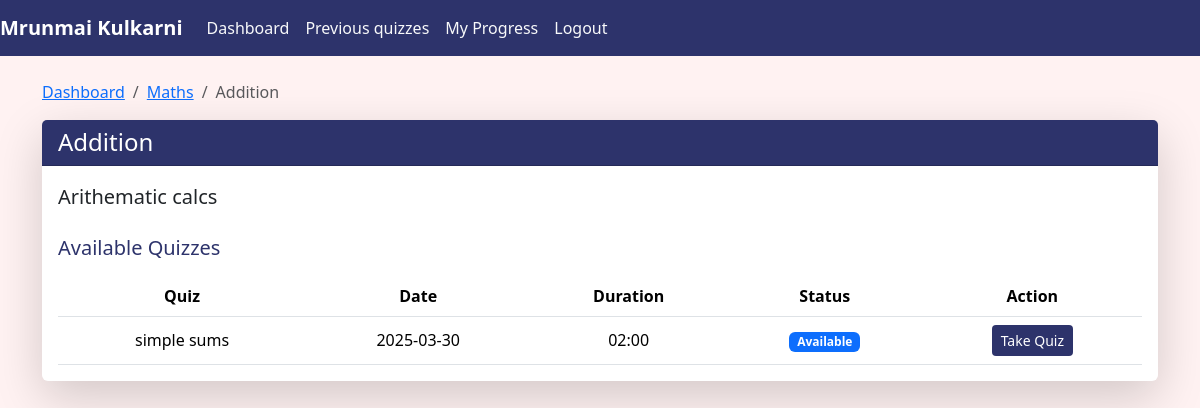
Screenshot of /user/chapter/1 (signed in) with the database file from the repository.
### app.py (models this page shows, shortened)
class UserAccount(db.Model):
    __tablename__="UserAccount"
    id=db.Column(db.Integer, primary_key=True)
    fullname=db.Column(db.String(80),nullable=False)
    email=db.Column(db.String(120),unique=True,nullable=False)
    password=db.Column(db.String(120),nullable=False)
    qualification=db.Column(db.String(120),nullable=False)
    dob=db.Column(db.String(120),nullable=False)
    is_admin=db.Column(db.Boolean,nullable=False,default=False)
    user_scores=db.relationship('UserScore',back_populates='user_account',cascade='all,delete-orphan')

class CourseTopic(db.Model):
    __tablename__="CourseTopic"
    id=db.Column(db.Integer, primary_key=True)
    name=db.Column(db.String(80),nullable=False)
    description=db.Column(db.String(120),nullable=False)
    course_sections=db.relationship("CourseSection", back_populates='course_topic',cascade="all,delete-orphan")

class CourseSection(db.Model):
    __tablename__="CourseSection"
    id=db.Column(db.Integer, primary_key=True)
    name=db.Column(db.String(80),nullable=False)
    description=db.Column(db.String(120),nullable=False)
    topic_id=db.Column(db.Integer, db.ForeignKey("CourseTopic.id"))
    course_topic=db.relationship("CourseTopic", back_populates='course_sections')
    quizzes=db.relationship("QuizTest",back_populates='course_section',cascade='all,delete-orphan')

class QuizTest(db.Model):
    __tablename__="QuizTest"
    id=db.Column(db.Integer, primary_key=True)
    date_ofquiz=db.Column(db.Date,nullable=False)
    time_dur=db.Column(db.String(20),nullable=False)
    remarks=db.Column(db.String(120),nullable=False)
    section_id=db.Column(db.Integer, db.ForeignKey("CourseSection.id"),nullable=False)
    course_section=db.relationship("CourseSection", back_populates='quizzes')
    quiz_questions=db.relationship("QuizQuestion",back_populates='quiz_test',cascade='all,delete-orphan')
    user_scores=db.relationship('UserScore',back_populates='quiz_test',cascade='all,delete-orphan')

### app.py (the view)
@app.route("/user/chapter/<int:chapid>")
def user_chapter(chapid):
    if 'user' in session:
        today = datetime.now().date()
        section = CourseSection.query.filter_by(id=chapid).first()
        quizzes = QuizTest.query.filter_by(section_id=chapid).all()
        user = UserAccount.query.filter_by(id=session['user']).first()
        return render_template('user_chapter.html', chapter=section, quizzes=quizzes, user=user,today=today)
    return redirect('/login')

### templates/user_chapter.html (shortened to what this page needs)
{% extends "index.html" %}
{% block content %}
<nav class="navbar navbar-expand-lg navbar-dark" style="background-color: #2D336B;">
    <a class="navbar-brand fw-bold" href="/user">{{ user.fullname }}</a>
    <div class="collapse navbar-collapse" id="navbarNavAltMarkup">
        <div class="navbar-nav">
            <a class="nav-item nav-link text-light" href="/user">Dashboard</a>
            <a class="nav-item nav-link text-light" href="/user/prevquizes">Previous quizzes</a>
            <a class="nav-item nav-link text-light" href="/user/progress">My Progress</a>
            <a class="nav-item nav-link text-light" href="/logoutuser">Logout</a>
        </div>
    </div>
</nav>
<div class="container mt-4">
    <div class="row">
        <div class="col-md-12">
            <nav aria-label="breadcrumb">
                <ol class="breadcrumb">
                    <li class="breadcrumb-item"><a href="/user">Dashboard</a></li>
                    <li class="breadcrumb-item"><a href="/user/subject/{{ chapter.topic_id }}">{{ chapter.course_topic.name }}</a></li>
                    <li class="breadcrumb-item active" aria-current="page">{{ chapter.name }}</li>
                </ol>
            </nav>
            <div class="card shadow-lg mb-4 border-0">
                <div class="card-header text-white" style="background-color: #2D336B;">
                    <h4 class="mb-0">{{ chapter.name }}</h4>
                </div>
                <div class="card-body">
                    <p class="lead">{{ chapter.description }}</p>
                    <h5 class="mt-4 mb-3" style="color: #2D336B;">Available Quizzes</h5>
                    <div class="table-responsive">
                        <table class="table table-hover">
                            <thead>
                                <tr style="background-color: #A9B5DF; color: #2D336B;">
                                    <th>Quiz</th>
                                    <th>Date</th>
                                    <th>Duration</th>
                                    <th>Status</th>
                                    <th>Action</th>
                                </tr>
                            </thead>
                            <tbody>
                                {% for quiz in quizzes %}
                                <tr>
                                    <td>{{ quiz.remarks }}</td>
                                    <td>{{ quiz.date_ofquiz.strftime('%Y-%m-%d') }}</td>
                                    <td>{{ quiz.time_dur }}</td>
                                    <td>
                                        {% set attempted = false %}
                                        {% for score in user.user_scores %}
                                            {% if score.quiz_id == quiz.id %}
                                                {% set attempted = true %}
                                            {% endif %}
                                        {% endfor %}
                                        {% if attempted %}
                                            <span class="badge bg-success">Completed</span>
                                        {% else %}
                                            {% if quiz.date_ofquiz > today %}
                                                <span class="badge bg-warning text-dark">Upcoming</span>
                                            {% else %}
                                                <span class="badge bg-primary">Available</span>
                                            {% endif %}
                                        {% endif %}
                                    </td>
                                    <td>
                                        {% if attempted %}
                                            <a href="/user/prevquizes" class="btn btn-sm btn-secondary">View Results</a>
                                        {% else %}
                                            {% if quiz.date_ofquiz <= today %}
                                                <a href="/quizstart/{{ quiz.id }}" class="btn btn-sm text-white" style="background-color: #2D336B;">Take Quiz</a>
                                            {% else %}
                                                <button class="btn btn-sm btn-secondary" disabled>Not Available</button>
                                            {% endif %}
                                        {% endif %}
                                    </td>
                                </tr>
                                {% else %}
                                <tr>
                                    <td colspan="5" class="text-center">No quizzes available for this chapter yet.</td>
                                </tr>
                                {% endfor %}
                            </tbody>
                        </table>
                    </div>
                </div>
            </div>
        </div>
    </div>
</div>
{% endblock %}

### static/css/style.css (style rules this page uses)
body { background-color: #FFF2F2 !important; }
.table { margin: 0 auto; text-align: center; width: 100%; }
.table th, .table td { text-align: center; vertical-align: middle; width: auto; }

### rows the page displays
UserAccount: fullname "Mrunmai Kulkarni"
CourseTopic: course_topic.name "Maths"
CourseSection: name "Addition", description "Arithematic calcs"
QuizTest: remarks "simple sums", date_ofquiz "2025-03-30", time_dur "02:00", shows "Available"
